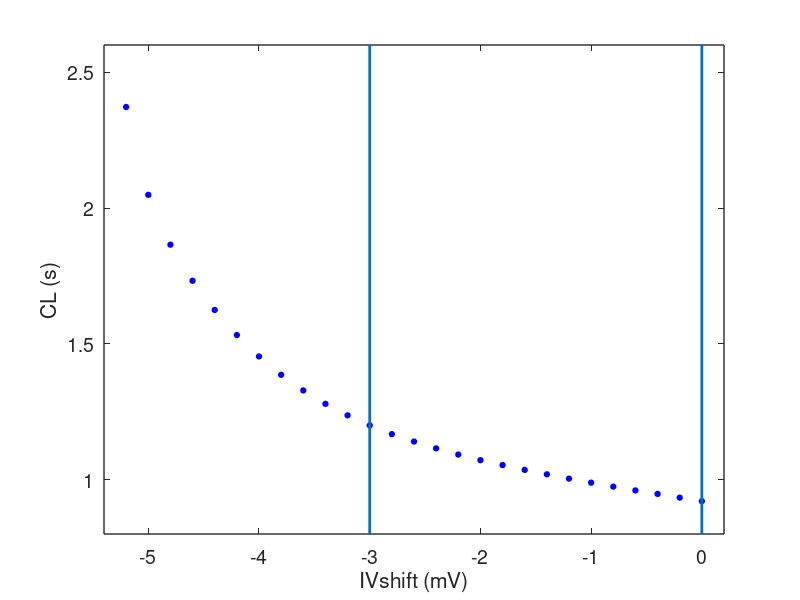

Reproduce this figure in MATLAB.
% Script reproduces Figure4a
% Corresponding data are in files 'Figure4a_data'

% All input parameters values of the model are saved in the 'parameters'
% Matlab structure. 

% All features of the AP are saved in the 'biomarkers' structure. 

% For Figure3a, parameter IHerg_shift_pa and biomarker CL have 
% variable values, other parameters are constant 

close all
clear

x1=load('Figure4a_data');

% x1=load('test20');

allgKr = [];
allCL = [];
allMDP = [];
allV12 = [];

for st = 1:length(x1.parameters)
    
    allgKr = [allgKr; x1.parameters(st).x_g_Kr];
    allCL = [allCL; x1.biomarkers(st).CL];
    allMDP = [allMDP; x1.biomarkers(st).MDP2];
    allV12 = [allV12; x1.parameters(st).IHerg_shift_pa];
    
end

figure

p1=plot(allV12,allCL,'bo');
hold on

set(p1,'markersize',4,'markerfacecolor','b');

xlabel('IVshift (mV)')
ylabel('CL (s)')

set(gca,'xlim',[-5.4 0.2])
set(gca,'ylim',[0.8 2.6])

set(gca,'ytick',[1 1.5 2 2.5 3],'yticklabel',[1 1.5 2 2.5 3])
set(gca,'xtick',[-5 -4 -3 -2 -1 0],'xticklabel',[-5 -4 -3 -2 -1 0])

ax = axis;
ax=axis;
l1=line([0 0],[ax(3) ax(4)]);
l2=line([-3 -3],[ax(3) ax(4)]);

set([l1 l2],'linewidth',2)

set(gca,'fontsize',14)
set(gca,'linewidth',1)

% set(gcf,'position',[680 558 351 420])

% print -dtiff CLV12_3.tiff
